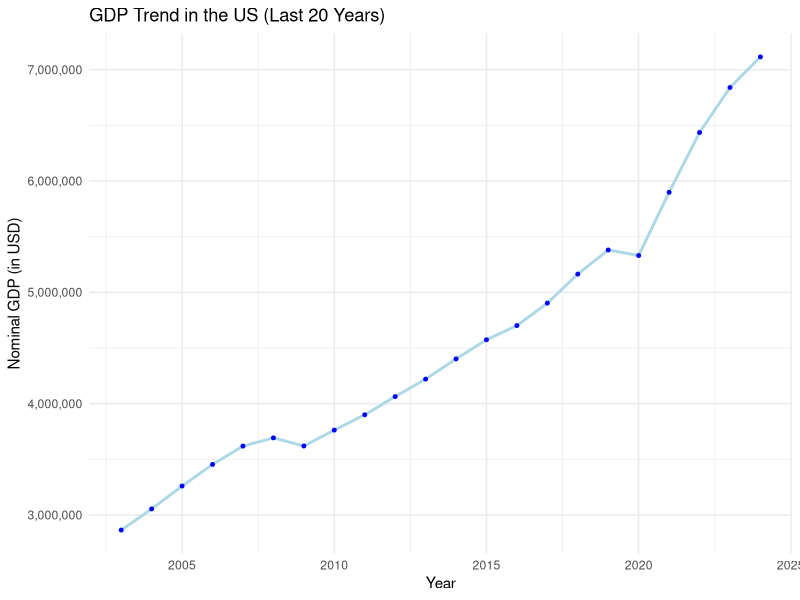
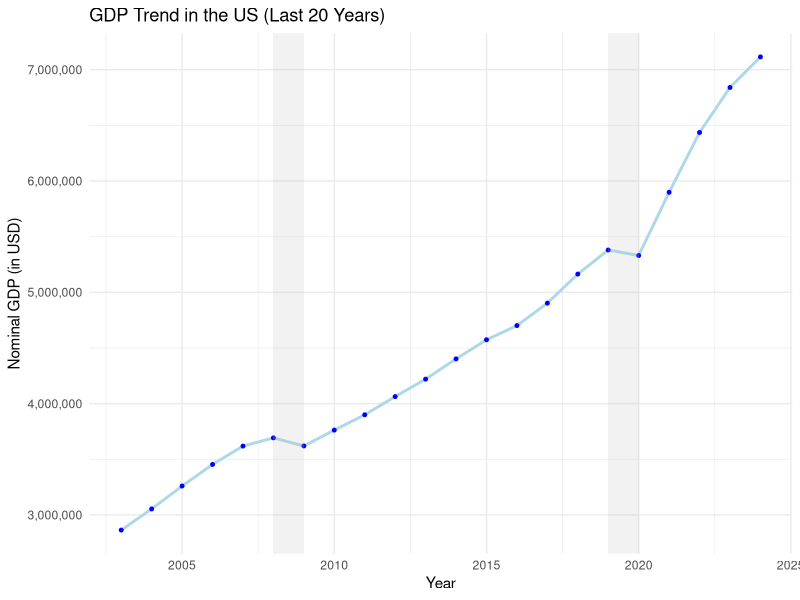
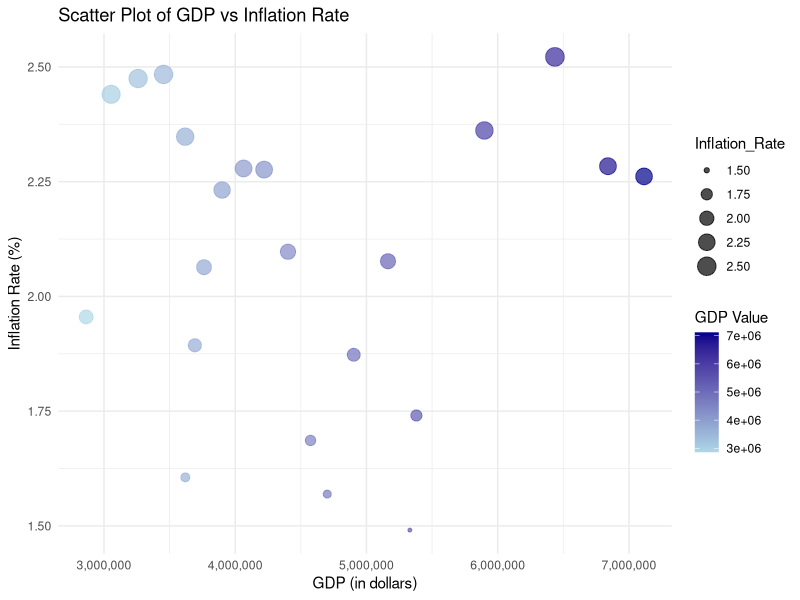
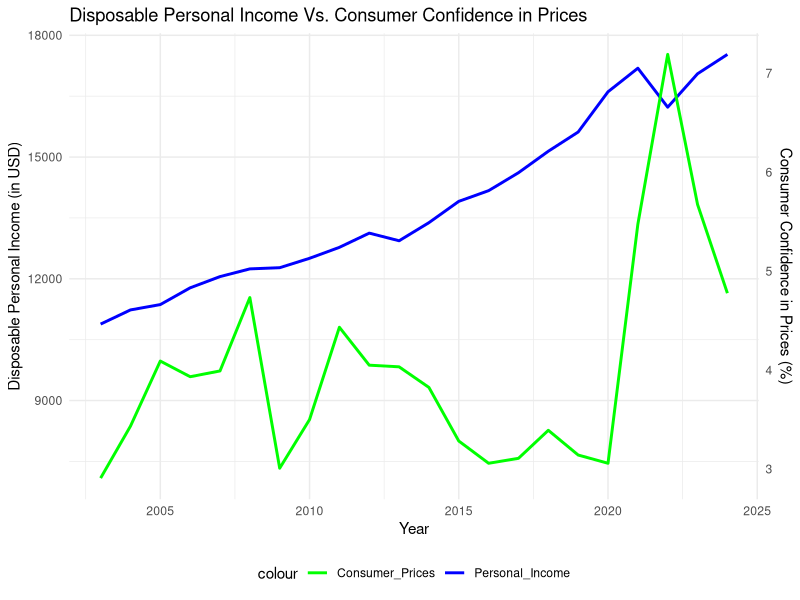
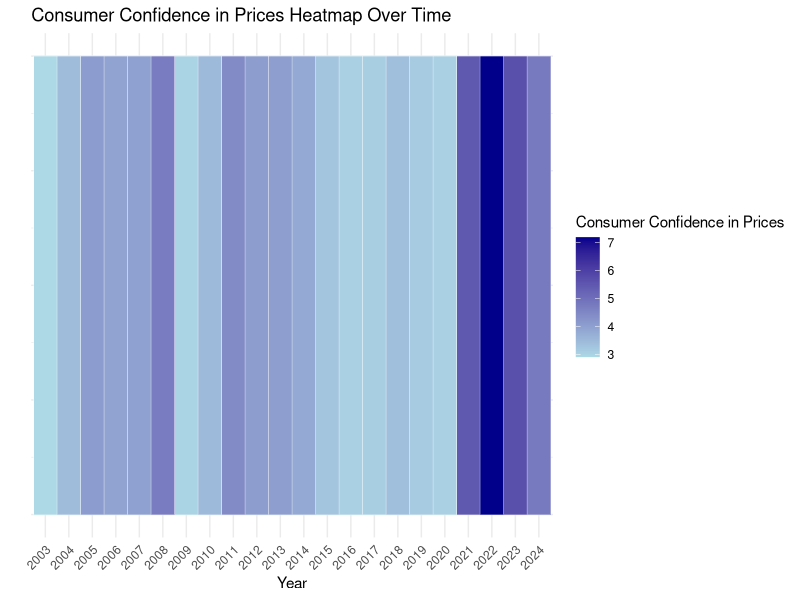
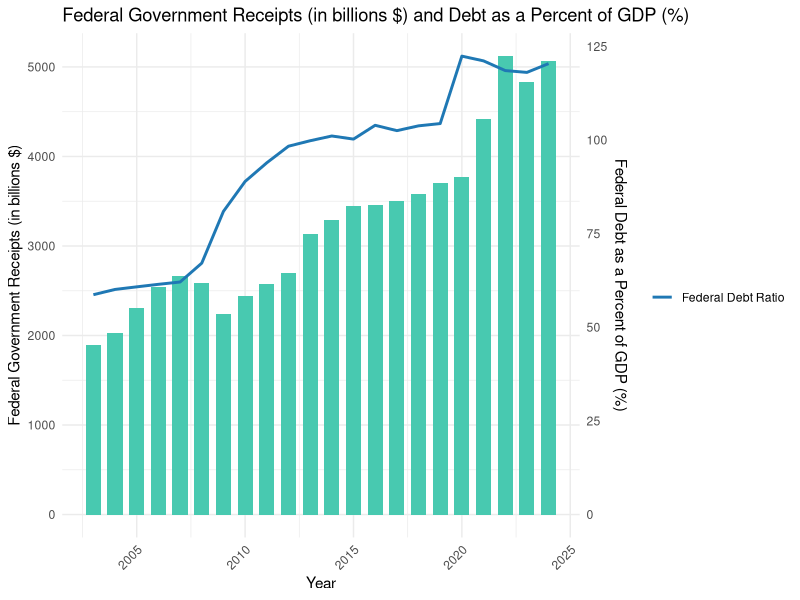

Here is the R script that generated these plots, in order:
## ---- chunk 1
##install.packages("readxl")  # Install if not already installed
library(readxl)
## ---- chunk 2
# Replace 'your_file.xlsx' with the path to your Excel file
mydata <- read_excel("Final_Project_copy_2.xls")

# View the first few rows of the data
head(mydata)
str(mydata)
## ---- chunk 3
## Load the required packages
# install.packages("ggplot2")
library(ggplot2)
# install.packages("dplyr")
library(dplyr)
library(scales)

## Renaming variables for simplicity
mydata <- mydata %>%
  rename(Year = `Years (DATE)`,
         Inflation_Rate = `Average of 10-Year Breakeven Inflation Rate`,
         GDP = `Average of Nominal Gross Domestic Product for United States`,
         Consumer_Prices = `Average of Consumer Opinion Surveys: Consumer Prices: Future Tendency for United States`,
         Unemployment_Rate = `Average of Unemployment Rate`,
         Trade_Balance = `Average of Trade Balance: Goods and Services, Balance of Payments Basis`,
         Personal_Income = `Average of Real Disposable Personal Income`,
         Government_Receipts = `Average of Federal Government Current Receipts`,
         Federal_Debt_Ratio = `Average of Federal Debt: Total Public Debt as Percent of Gross Domestic Product`)


## Converting 'Year' column from character to numeric
mydata$Year <- as.numeric(mydata$Year)

## Preview the dataset
head(mydata)
str(mydata)

# Create the line graph
ggplot(data = mydata, aes(x = Year, y = GDP)) +
  geom_line(color = "lightblue", size = 1) +
  geom_point(color = "blue", size = 1) +  # Add points on the line
  labs(title = "GDP Trend in the US (Last 20 Years)",
       x = "Year",
       y = "Nominal GDP (in USD)") +
  scale_y_continuous(labels = scales::comma) +
  theme_minimal()

# Define economic downturn periods (example years)
recessions <- data.frame(
  start = c(2008, 2019),  # Start of recession
  end = c(2009, 2020)     # End of recession
)

# Plot the graph with shaded areas for recessions
ggplot(data = mydata, aes(x = Year, y = GDP)) +
  geom_line(color = "lightblue", size = 1) +
  geom_point(color = "blue", size = 1) +  # Add points on the line
  geom_rect(data = recessions, aes(xmin = start, xmax = end, ymin = -Inf, ymax = Inf),
            fill = "grey", alpha = 0.2, inherit.aes = FALSE) +  # Shaded areas
  labs(title = "GDP Trend in the US (Last 20 Years)",
       x = "Year",
       y = "Nominal GDP (in USD)") +
  scale_y_continuous(labels = scales::comma) +
  theme_minimal()
## ---- chunk 4
ggplot(mydata, aes(x = GDP, y = Inflation_Rate, color = GDP)) +
  geom_point(aes(size = Inflation_Rate), alpha = 0.7) +
  labs(title = "Scatter Plot of GDP vs Inflation Rate",
       x = "GDP (in dollars)",
       y = "Inflation Rate (%)") +
  scale_x_continuous(labels = comma) +  # Format x-axis with commas
  scale_color_gradient(low = "lightblue", high = "darkblue", name = "GDP Value") +
  theme_minimal()
## ---- chunk 5
ggplot(mydata, aes(x = Year)) +
  geom_line(aes(y = Personal_Income, color = "Personal_Income"), size = 1) +
  geom_line(aes(y = Consumer_Prices * (max(mydata$Personal_Income) / max(mydata$Consumer_Prices)),
                color = "Consumer_Prices"), size = 1) +
  scale_y_continuous(
    name = "Disposable Personal Income (in USD)",
    sec.axis = sec_axis(~ . * (max(mydata$Consumer_Prices) / max(mydata$Personal_Income)),
                        name = "Consumer Confidence in Prices (%)")
  ) +
  scale_color_manual(values = c("Personal_Income" = "blue", "Consumer_Prices" = "green")) +
  labs(title = "Disposable Personal Income Vs. Consumer Confidence in Prices",
       x = "Year") +
  theme_minimal() +
  theme(legend.position = "bottom")
## ---- chunk 6
ggplot(mydata, aes(x = factor(Year), y = 1, fill = Consumer_Prices)) +
  geom_tile(color = "white") +
  scale_fill_gradient(low = "lightblue", high = "darkblue", name = "Consumer Confidence in Prices") +
  labs(title = "Consumer Confidence in Prices Heatmap Over Time",
       x = "Year",
       y = "") +
  theme_minimal() +
  # To organize the x-axis so everything looks neat
  theme(axis.text.y = element_blank(),
        axis.ticks.y = element_blank(),
        axis.text.x = element_text(angle = 45, hjust = 1))
## ---- chunk 7
scale_factor <- max(mydata$Government_Receipts) / max(mydata$Federal_Debt_Ratio)

# Create dual chart
ggplot(mydata, aes(x = Year)) +
  # Bar chart for Government Receipts
    geom_bar(aes(y = Government_Receipts), 
           stat = "identity", 
           fill = "#48c9b0",      # Color for the bars
           width = 0.7) +         # Adjusting bar width
  # Line chart for Federal Debt Ratio with secondary axis
  geom_line(aes(y = Federal_Debt_Ratio * scale_factor, color = "Federal Debt Ratio"), size = 1) +
  scale_y_continuous(
    name = "Federal Government Receipts (in billions $)",
    sec.axis = sec_axis(~ . / scale_factor, name = "Federal Debt as a Percent of GDP (%)")
  ) +
  labs(title = "Federal Government Receipts (in billions $) and Debt as a Percent of GDP (%)",
       x = "Year") +
  scale_color_manual(name = "", values = c("Federal Debt Ratio" = "#1f78b4")) +
  theme_minimal() +
  theme(axis.text.x = element_text(angle = 45, hjust = 1))  # Rotate x-axis labels for readability
